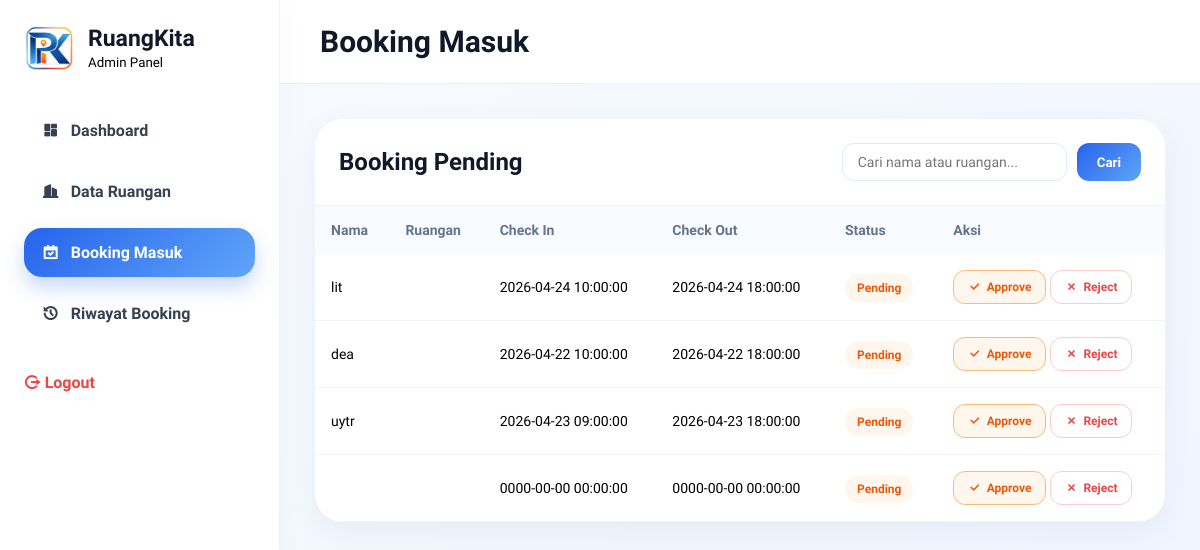
The page /admin_dashboard.php?page=booking (signed in) on the database as committed earlier.
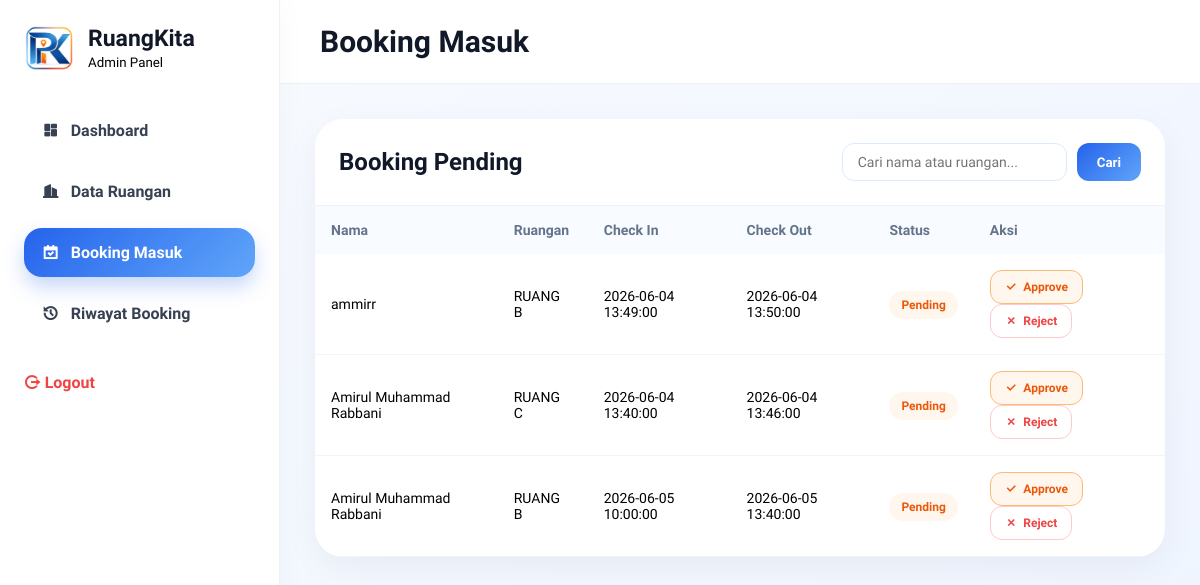
The same page on the database as committed later.
### tables this page shows
CREATE TABLE `bookings` (
  `id` int(11) NOT NULL,
  `nama` varchar(100) DEFAULT NULL,
  `prodi` varchar(100) DEFAULT NULL,
  `email` varchar(100) DEFAULT NULL,
  `ruangan_nama` varchar(100) DEFAULT NULL,
  `checkin` datetime DEFAULT NULL,
  `checkout` datetime DEFAULT NULL,
  `created_at` timestamp NOT NULL DEFAULT current_timestamp(),
  `angkatan` varchar(10) DEFAULT NULL,
  `kelas` varchar(20) DEFAULT NULL,
  `keperluan_booking` text DEFAULT NULL,
  `status` enum('pending','disetujui','ditolak') DEFAULT 'pending'
);

### admin_dashboard.php (the view, shortened to what this page needs)
<?php
include "koneksi.php";
$page = isset($_GET['page']) ? $_GET['page'] : 'dashboard';
$limit = 5;
$hal = isset($_GET['hal']) ? (int)$_GET['hal'] : 1;
$offset = ($hal - 1) * $limit;
$where_booking = "WHERE status='pending'";
$booking_pending = mysqli_query($conn,"
    SELECT *
    FROM bookings
    $where_booking
    ORDER BY created_at DESC
    LIMIT $offset, $limit
");
?>
<!DOCTYPE html>
<html lang="id">
<head>
<link href="https://cdn.jsdelivr.net/npm/remixicon/fonts/remixicon.css" rel="stylesheet">
</head>
<body>
<div class="dashboard-layout">
    <div class="sidebar">
        <div class="sidebar-logo">
            <img src="img/logo.png">
            <div>
                <h2>RuangKita</h2>
                <small>Admin Panel</small>
            </div>
        </div>
        <div class="sidebar-menu">
            <a href="admin_dashboard.php?page=dashboard"
               class="<?= ($page == 'dashboard') ? 'active' : ''; ?>">
                <i class="ri-dashboard-fill"></i>
                Dashboard
            </a>
            <a href="admin_dashboard.php?page=ruangan"
               class="<?= ($page == 'ruangan') ? 'active' : ''; ?>">
                <i class="ri-building-2-fill"></i>
                Data Ruangan
            </a>
            <a href="admin_dashboard.php?page=booking"
               class="<?= ($page == 'booking') ? 'active' : ''; ?>">
                <i class="ri-calendar-check-fill"></i>
                Booking Masuk
            </a>
            <a href="admin_dashboard.php?page=riwayat"
               class="<?= ($page == 'riwayat') ? 'active' : ''; ?>">
                <i class="ri-history-fill"></i>
                Riwayat Booking
            </a>
        </div>
        <div class="logout">
            <a href="logout.php">
                <i class="ri-logout-circle-r-line"></i>
                Logout
            </a>
        </div>
    </div>
    <div class="main-content">
        <div class="topbar">
            <h1>
                <?php
                if($page == "dashboard"){
                    echo "Dashboard";
                }
                else if($page == "booking"){
                    echo "Booking Masuk";
                }
                ?>
            </h1>
        </div>
        <div class="content">
            <?php if($page == "booking"){ ?>
            <div class="table-box">
                <div class="table-header" style="display:flex; justify-content:space-between; align-items:center; flex-wrap:wrap; gap:10px;">
                    <h2>Booking Pending</h2>
                    <div class="search-bar" style="margin-bottom:0;">
                        <form method="GET" action="">
                            <input type="text" name="search" value="<?= isset($_GET['search']) ? htmlspecialchars($_GET['search']) : ''; ?>" placeholder="Cari nama atau ruangan...">
                            <button type="submit">Cari</button>
                        </form>
                    </div>
                </div>
                <table>
                    <thead>
                    <tr>
                        <th>Nama</th>
                        <th>Ruangan</th>
                        <th>Check In</th>
                        <th>Check Out</th>
                        <th>Status</th>
                        <th>Aksi</th>
                    </tr>
                    </thead>
                    <tbody>
                    <?php while($row = mysqli_fetch_assoc($booking_pending)){ ?>
                    <tr>
                        <td><?= $row['nama']; ?></td>
                        <td><?= $row['ruangan_nama']; ?></td>
                        <td><?= $row['checkin']; ?></td>
                        <td><?= $row['checkout']; ?></td>
                        <td>
                            <span class="status pending">
                                Pending
                            </span>
                        </td>
                        <td>
                            <a href="?page=booking&aksi=setuju&id=<?= $row['id']; ?>"
                               class="btn-action btn-approve">
                                <i class="ri-check-fill"></i>
                                Approve
                            </a>
                            <a href="?page=booking&aksi=tolak&id=<?= $row['id']; ?>"
                               class="btn-action btn-reject">
                                <i class="ri-close-fill"></i>
                                Reject
                            </a>
                        </td>
                    </tr>
                    <?php } ?>
                    </tbody>
                </table>
            </div>
            <?php } ?>
        </div>
    </div>
</div>
</body>
</html>

Rows that differ between the two databases and show on the page:
removed bookings: nama "lit", checkin "2026-04-24 10:00:00", checkout "2026-04-24 18:00:00"
removed bookings: nama "dea", checkin "2026-04-22 10:00:00", checkout "2026-04-22 18:00:00"
removed bookings: nama "uytr", checkin "2026-04-23 09:00:00", checkout "2026-04-23 18:00:00"
removed bookings: checkin "0000-00-00 00:00:00", checkout "0000-00-00 00:00:00"
added bookings: nama "ammirr", ruangan_nama "RUANG B", checkin "2026-06-04 13:49:00", checkout "2026-06-04 13:50:00"
added bookings: nama "Amirul Muhammad Rabbani", ruangan_nama "RUANG C", checkin "2026-06-04 13:40:00", checkout "2026-06-04 13:46:00"
added bookings: nama "Amirul Muhammad Rabbani", ruangan_nama "RUANG B", checkin "2026-06-05 10:00:00", checkout "2026-06-05 13:40:00"
